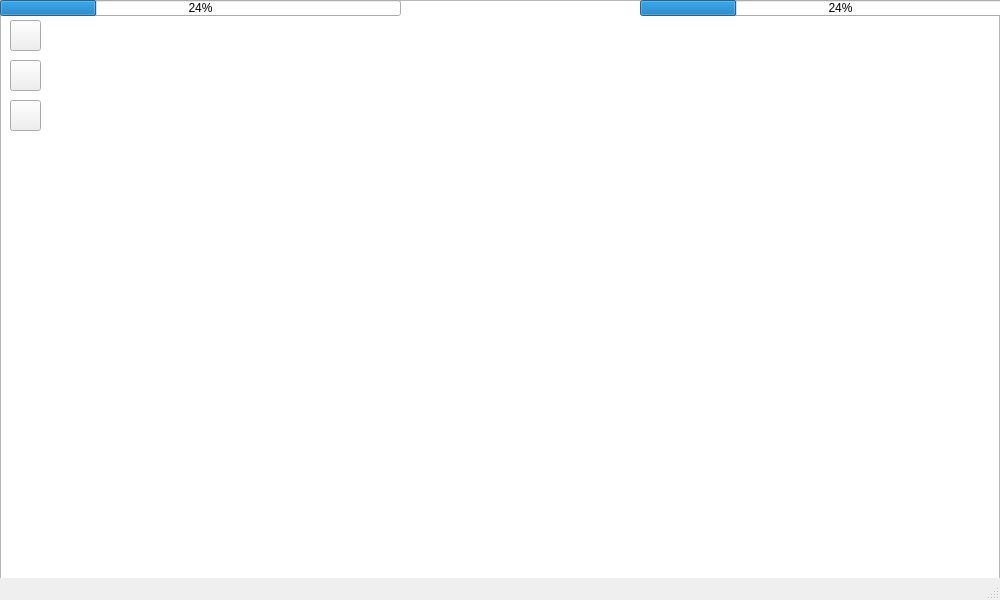
<?xml version="1.0" encoding="UTF-8"?>
<ui version="4.0">
 <class>MainWindow</class>
 <widget class="QMainWindow" name="MainWindow">
  <property name="geometry">
   <rect>
    <x>0</x>
    <y>0</y>
    <width>1000</width>
    <height>600</height>
   </rect>
  </property>
  <property name="cursor">
   <cursorShape>ArrowCursor</cursorShape>
  </property>
  <property name="windowTitle">
   <string>MainWindow</string>
  </property>
  <property name="iconSize">
   <size>
    <width>30</width>
    <height>30</height>
   </size>
  </property>
  <widget class="QWidget" name="centralwidget">
   <widget class="QGraphicsView" name="graphicsView">
    <property name="geometry">
     <rect>
      <x>0</x>
      <y>0</y>
      <width>1000</width>
      <height>600</height>
     </rect>
    </property>
   </widget>
   <widget class="QProgressBar" name="progressBar">
    <property name="geometry">
     <rect>
      <x>0</x>
      <y>0</y>
      <width>401</width>
      <height>16</height>
     </rect>
    </property>
    <property name="value">
     <number>24</number>
    </property>
   </widget>
   <widget class="QProgressBar" name="progressBar_2">
    <property name="geometry">
     <rect>
      <x>640</x>
      <y>0</y>
      <width>401</width>
      <height>16</height>
     </rect>
    </property>
    <property name="value">
     <number>24</number>
    </property>
   </widget>
   <widget class="QPushButton" name="save_level">
    <property name="geometry">
     <rect>
      <x>10</x>
      <y>60</y>
      <width>31</width>
      <height>31</height>
     </rect>
    </property>
    <property name="font">
     <font>
      <family>Comic Sans MS</family>
     </font>
    </property>
    <property name="cursor">
     <cursorShape>PointingHandCursor</cursorShape>
    </property>
    <property name="text">
     <string/>
    </property>
    <property name="icon">
     <iconset resource="images.qrc">
      <normaloff>:/imagenes/save.png</normaloff>:/imagenes/save.png</iconset>
    </property>
    <property name="iconSize">
     <size>
      <width>32</width>
      <height>32</height>
     </size>
    </property>
   </widget>
   <widget class="QPushButton" name="user">
    <property name="geometry">
     <rect>
      <x>10</x>
      <y>100</y>
      <width>31</width>
      <height>31</height>
     </rect>
    </property>
    <property name="cursor">
     <cursorShape>PointingHandCursor</cursorShape>
    </property>
    <property name="text">
     <string/>
    </property>
    <property name="icon">
     <iconset resource="images.qrc">
      <normaloff>:/imagenes/user.png</normaloff>:/imagenes/user.png</iconset>
    </property>
    <property name="iconSize">
     <size>
      <width>40</width>
      <height>35</height>
     </size>
    </property>
   </widget>
   <widget class="QPushButton" name="menu">
    <property name="geometry">
     <rect>
      <x>10</x>
      <y>20</y>
      <width>31</width>
      <height>31</height>
     </rect>
    </property>
    <property name="cursor">
     <cursorShape>PointingHandCursor</cursorShape>
    </property>
    <property name="text">
     <string/>
    </property>
    <property name="icon">
     <iconset resource="images.qrc">
      <normaloff>:/imagenes/menu.png</normaloff>:/imagenes/menu.png</iconset>
    </property>
    <property name="iconSize">
     <size>
      <width>35</width>
      <height>35</height>
     </size>
    </property>
   </widget>
  </widget>
  <widget class="QMenuBar" name="menubar">
   <property name="geometry">
    <rect>
     <x>0</x>
     <y>0</y>
     <width>1000</width>
     <height>20</height>
    </rect>
   </property>
  </widget>
  <widget class="QStatusBar" name="statusbar"/>
 </widget>
 <resources>
  <include location="images.qrc"/>
 </resources>
 <connections/>
</ui>
